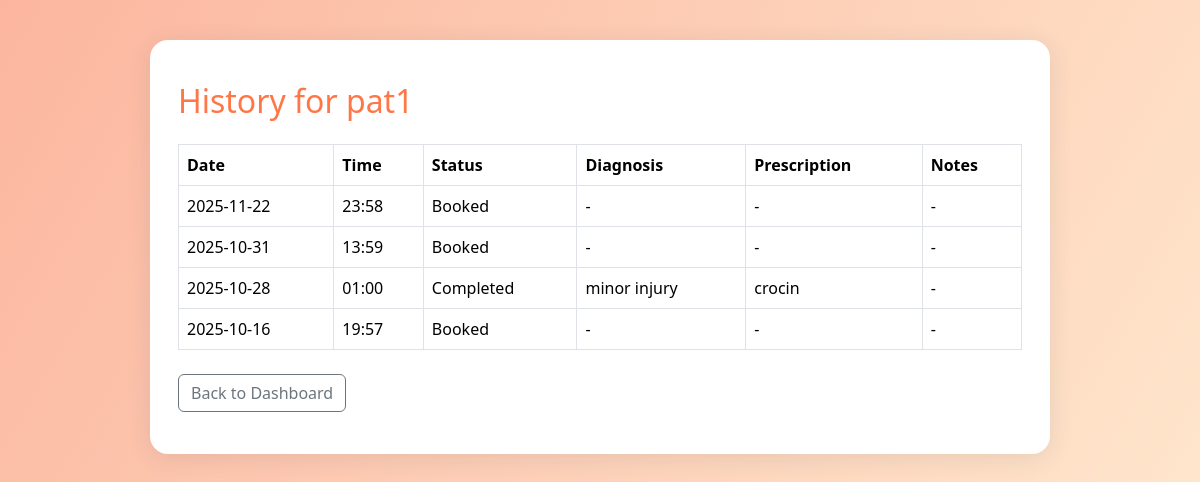
The app's page /doctor/patient/6/history (signed in), older data.
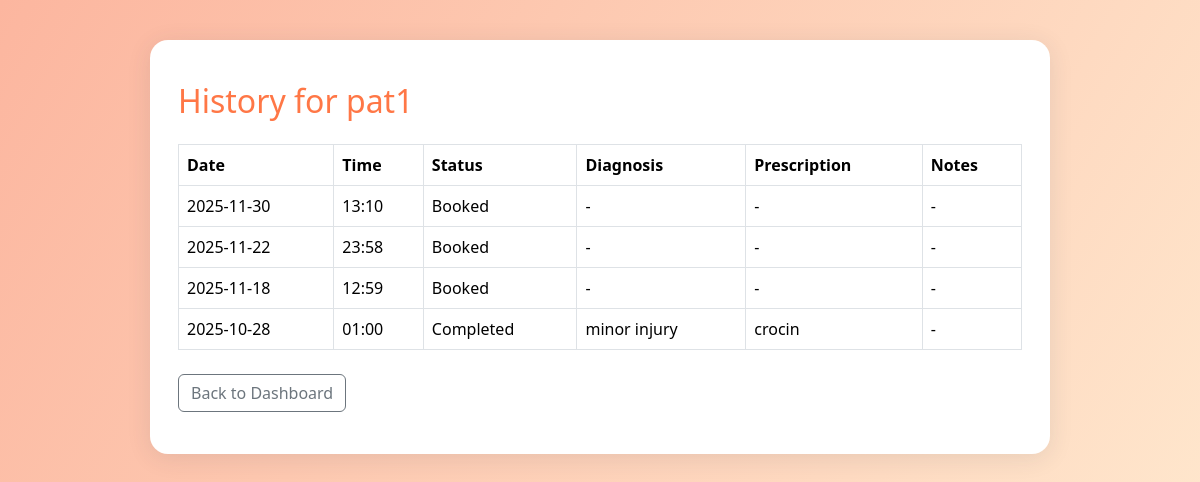
The same page, newer data.
### tables this page shows
CREATE TABLE appointments (
    id INTEGER PRIMARY KEY AUTOINCREMENT,
    doctor_id INTEGER NOT NULL,
    patient_id INTEGER NOT NULL,
    date TEXT NOT NULL,
    time TEXT NOT NULL,
    status TEXT NOT NULL CHECK(status IN ('Booked', 'Completed', 'Cancelled')),
    diagnosis TEXT,
    prescription TEXT,
    notes TEXT,
    FOREIGN KEY (doctor_id) REFERENCES users(id),
    FOREIGN KEY (patient_id) REFERENCES users(id)
);

### app.py (the view)
@app.route("/doctor/patient/<int:patient_id>/history")
def doctor_patient_history(patient_id):
    if 'user_id' not in session or session.get('role') != 'doctor':
        return redirect(url_for('login'))
    db = get_db()
    appts = db.execute('''
        SELECT date, time, status, diagnosis, prescription, notes
        FROM appointments
        WHERE patient_id = ?
        ORDER BY date DESC, time DESC
    ''', (patient_id,)).fetchall()
    patient = db.execute('SELECT name FROM patients WHERE id=?', (patient_id,)).fetchone()
    return render_template("doctor_patient_history.html", appts=appts, patient=patient)

### app.py (called while the page is built)
def get_db():
    db = getattr(g, '_database', None)
    if db is None:
        db = g._database = sqlite3.connect(DATABASE)
    return db

@app.teardown_appcontext
def close_connection(exception):
    db = getattr(g, '_database', None)
    if db is not None:
        db.close()

### templates/doctor_patient_history.html (shortened to what this page needs)
<!doctype html>
<html lang="en">
<head>
    <link href="https://cdn.jsdelivr.net/npm/bootstrap@5.3.2/dist/css/bootstrap.min.css" rel="stylesheet">
</head>
<body>
  <div class="main-card">
    <h2>History for {{ patient[0] if patient else 'Unknown Patient' }}</h2>
    <table class="table table-hover table-bordered align-middle mt-4">
      <thead>
        <tr>
          <th>Date</th><th>Time</th><th>Status</th><th>Diagnosis</th><th>Prescription</th><th>Notes</th>
        </tr>
      </thead>
      <tbody>
        {% for appt in appts %}
        <tr>
          <td>{{ appt[0] }}</td>
          <td>{{ appt[1] }}</td>
          <td>{{ appt[2] }}</td>
          <td>{{ appt[3] or '-' }}</td>
          <td>{{ appt[4] or '-' }}</td>
          <td>{{ appt[5] or '-' }}</td>
        </tr>
        {% else %}
        <tr>
          <td colspan="6" class="text-center text-muted">No history found.</td>
        </tr>
        {% endfor %}
      </tbody>
    </table>
    <a href="{{ url_for('doctor_dashboard') }}" class="btn btn-outline-secondary mt-2">Back to Dashboard</a>
  </div>
</body>
</html>

Row changes from the older to the newer data that the page shows:
removed appointments: date "2025-10-31", time "13:59", status "Booked", appt "-"
removed appointments: date "2025-10-16", time "19:57", status "Booked", appt "-"
added appointments: date "2025-11-30", time "13:10", status "Booked", appt "-"
added appointments: date "2025-11-18", time "12:59", status "Booked", appt "-"
